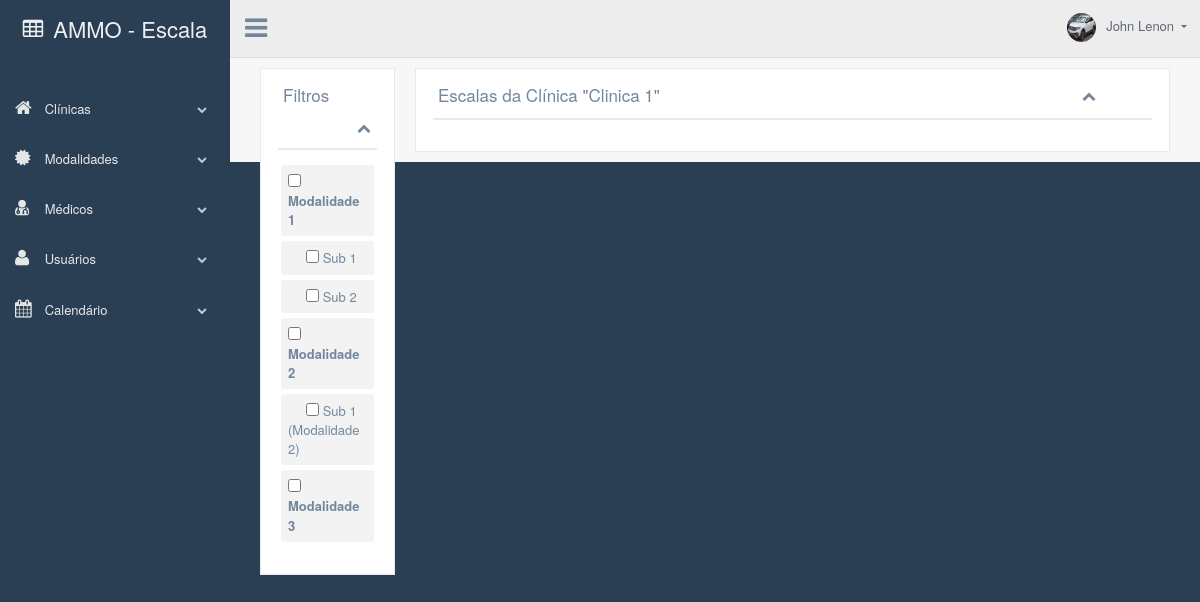
The page /calendario.php?clinica=85 (signed in) on the database its author committed.
### tables this page shows
CREATE TABLE `detalhes_clinica` (
  `id` int(11) NOT NULL,
  `id_clinica` int(11) NOT NULL,
  `id_modalidade` int(11) NOT NULL,
  `id_medico` int(11) NOT NULL,
  `verificar` int(11) NOT NULL
);

CREATE TABLE `modalidades` (
  `id` int(11) NOT NULL,
  `nome` varchar(255) NOT NULL
);

CREATE TABLE `sub_modalidades` (
  `id` int(11) NOT NULL,
  `id_modalidades` int(11) NOT NULL,
  `nome` varchar(255) NOT NULL
);

CREATE TABLE `clinicas` (
  `id` int(11) NOT NULL,
  `nome` varchar(255) NOT NULL,
  `endereco` varchar(255) NOT NULL
);

### calendario.php (the view, shortened to what this page needs)
<!DOCTYPE html>
<html lang="pt-br">
<head>
    <?php include("links.php"); ?>
</head>
<body class="nav-md">
    <div class="container body">
        <div class="main_container">
            <div class="col-md-3 left_col">
                <div class="left_col scroll-view">
                    <?php include("estrutura/barra_lateral.php"); ?>
                </div>
            </div>
            <?php include("estrutura/cabecalho.php"); ?>
            <div class="right_col" role="main">
                <div class="col-md-2 col-sm-2 d-flex">
                    <div class="x_panel">
                        <div class="x_title">
                            <h2>Filtros</h2>
                            <ul class="nav navbar-right panel_toolbox">
                                <li><a class="collapse-link" style="position: relative; right: -50px"><i class="fa fa-chevron-up"></i></a>
                                </li>
                            </ul>
                            <div class="clearfix"></div>
                        </div>
                        <div class="x_content">
                            <div class>
                                <ul class="to_do">
                                    <?php
                                    $clinica = $_GET['clinica'];
                                    $sql = "SELECT * FROM detalhes_clinica WHERE id_clinica = $clinica AND id_modalidade <> 0 AND verificar = 1";
                                    $result = $mysqli->query($sql);
                                    if ($result->num_rows > 0) {
                                        foreach ($result as $detalhes_clinica) :
                                    ?>
                                            <li>
                                                <p><b>
                                                        <input type="checkbox" class="js-switch switch" data-modalidade-id="<?php echo $detalhes_clinica['id_modalidade']; ?>"> <?php
                                                                                                                                                                                $id_modalidade = $detalhes_clinica['id_modalidade'];
                                                                                                                                                                                $sql_modalidade = "SELECT nome FROM modalidades WHERE id = $id_modalidade";
                                                                                                                                                                                $result_modalidade = $mysqli->query($sql_modalidade);
                                                                                                                                                                                if ($result_modalidade->num_rows > 0) {
                                                                                                                                                                                    $row_modalidade = $result_modalidade->fetch_assoc();
                                                                                                                                                                                    $nome_modalidade = $row_modalidade["nome"];
                                                                                                                                                                                    echo "$nome_modalidade";
                                                                                                                                                                                }
                                                                                                                                                                                ?>
                                                    </b></p>
                                            </li>
                                            <?php
                                            $id_modalidade = $detalhes_clinica['id_modalidade'];
                                            $sql_submodalidades = "SELECT * FROM sub_modalidades WHERE id_modalidades = $id_modalidade";
                                            $result_submodalidades = $mysqli->query($sql_submodalidades);
                                            if ($result_submodalidades->num_rows > 0) {
                                                foreach ($result_submodalidades as $sub_modalidades) :
                                            ?>
                                                    <li>
                                                        <p>
                                                            <input type="checkbox" class="js-switch switchsub" data-submodalidade-id="<?php echo $sub_modalidades['id']; ?>">
                                                            <?php
                                                            $id_submodalidade = $sub_modalidades['id'];
                                                            $sql_submodalidade_nome = "SELECT nome FROM sub_modalidades WHERE id = $id_submodalidade";
                                                            $result_submodalidade_nome = $mysqli->query($sql_submodalidade_nome);
                                                            if ($result_submodalidade_nome->num_rows > 0) {
                                                                $row_submodalidade_nome = $result_submodalidade_nome->fetch_assoc();
                                                                $nome_submodalidade = $row_submodalidade_nome["nome"];
                                                                echo "$nome_submodalidade";
                                                            }
                                                            ?>
                                                        </p>
                                                    </li>
                                            <?php
                                                endforeach;
                                            }
                                            ?>
                                    <?php
                                        endforeach;
                                    } else {
                                        echo "Não há modalidades disponíveis.";
                                    }
                                    ?>
                                </ul>
                            </div>
                        </div>
                    </div>
                </div>
                <div class="">
                    <div class="row">
                        <div class="col-md-12">
                            <div class="x_panel">
                                <div class="x_title">
                                    <h2>Escalas da Clínica "<?php
                                                            $id = $_GET['clinica'];
                                                            $sql = "SELECT nome FROM clinicas WHERE id = $id";
                                                            $result = $mysqli->query($sql);
                                                            if ($result->num_rows > 0) {
                                                                $row = $result->fetch_assoc();
                                                                $nome = $row["nome"];
                                                                echo "$nome";
                                                            }
                                                            ?>"</h2>
                                    <ul class="nav navbar-right panel_toolbox">
                                        <li><a class="collapse-link"><i class="fa fa-chevron-up"></i></a>
                                        </li>
                                    </ul>
                                    <div class="clearfix"></div>
                                </div>
                                <div class="x_content">
                                </div>
                            </div>
                        </div>
                    </div>
                </div>
            </div>
        </div>
    </div>
</body>
</html>

### rows shown on the page
detalhes_clinica: id_modalidade.nome "Modalidade 1"
sub_modalidades: nome "Sub 1"
sub_modalidades: nome "Sub 2"
detalhes_clinica: id_modalidade.nome "Modalidade 2"
sub_modalidades: nome "Sub 1 (Modalidade 2)"
detalhes_clinica: id_modalidade.nome "Modalidade 3"
clinicas: nome "Clinica 1"

### other values the page prints
$_SESSION['nome'] "John Lenon"
